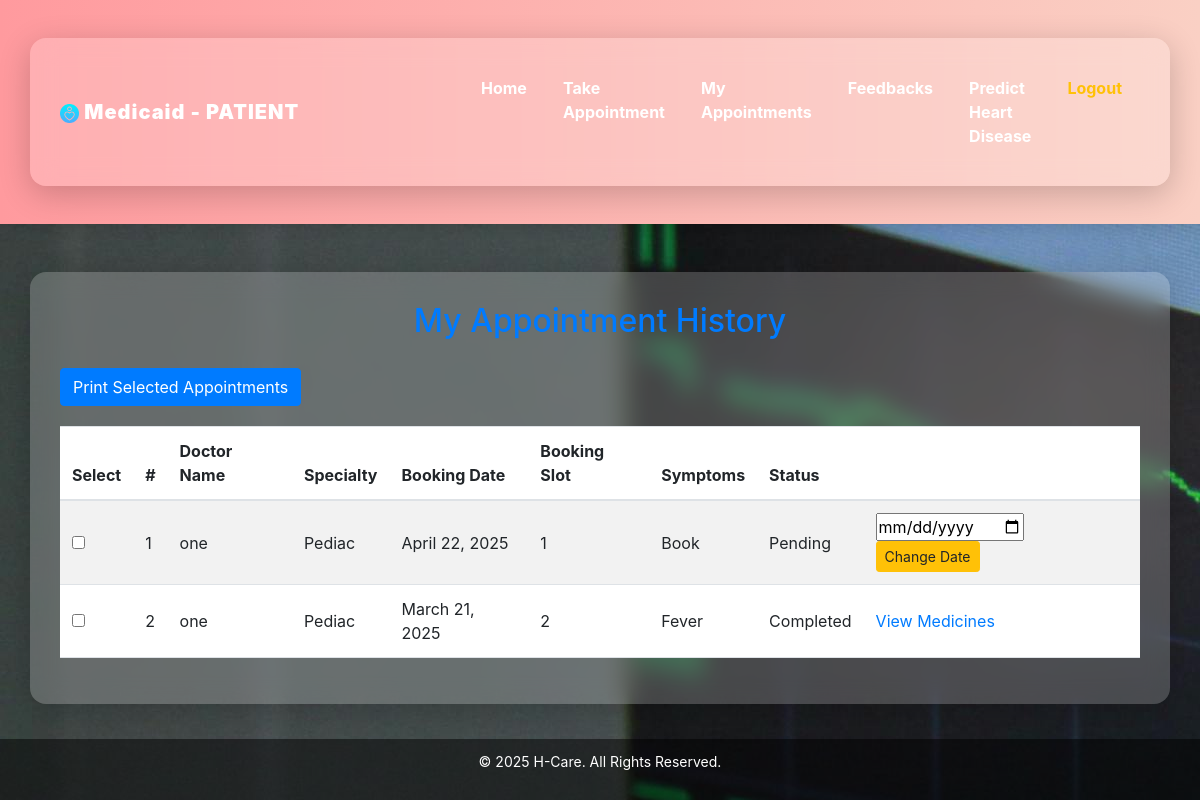
Page /MyAppoinment (signed in) on the committed database.
### Admin/models.py (models this page shows, shortened)
class DoctorBooking(models.Model):
    patient = models.ForeignKey(Patient, on_delete=models.CASCADE, related_name="bookings")
    doctor = models.ForeignKey(Doctor, on_delete=models.CASCADE, related_name="appointments")
    booking_date = models.DateField()
    booking_sloat = models.IntegerField()
    symptoms = models.TextField()
    status = models.CharField(max_length=20, choices=[
        ('Pending', 'Pending'),
        ('Confirmed', 'Confirmed'),
        ('Completed', 'Completed'),
        ('Cancelled', 'Cancelled')
    ], default='Pending')

class Doctor(models.Model):
    full_name = models.CharField(max_length=100)
    specialty = models.CharField(max_length=100)
    phone = models.CharField(max_length=15)
    address = models.TextField()
    available_days = models.CharField(max_length=100)  # E.g., "Mon, Wed, Fri"
    email=models.CharField(max_length=80,primary_key=True)
    password=models.CharField(max_length=18)

### Patient/views.py (the view)
# urls.py: path('MyAppoinment', v1.MyAppoinment, name='MyAppoinment'),
@csrf_exempt
def MyAppoinment(request):
    user=request.session['gmail']
    user=Patient.objects.get(email=user)
    doc=DoctorBooking.objects.filter(patient=user).order_by('-id')
    return render(request,"Patient/MyAppoinment.html",{"ob":doc})

### Templates/Patient/MyAppoinment.html (shortened to what this page needs)
{% extends "Patient/base.html" %}
{% block content %}
<head>
    <link rel="stylesheet" href="https://stackpath.bootstrapcdn.com/bootstrap/4.5.2/css/bootstrap.min.css">
</head>
<body>
    <div class="container mt-5">
        <h2 class="text-center">My Appointment History</h2>
        <button class="btn btn-primary print-button" onclick="printSelected()">Print Selected Appointments</button>
        <table class="table table-striped">
            <thead>
                <tr>
                    <th>Select</th>
                    <th>#</th>
                    <th>Doctor Name</th>
                    <th>Specialty</th>
                    <th>Booking Date</th>
                    <th>Booking Slot</th>
                    <th>Symptoms</th>
                    <th>Status</th>
                    <th></th>
                </tr>
            </thead>
            <tbody>
                {% if ob %}
                    {% for appointment in ob %}
                        <tr>
                            <td><input type="checkbox" class="appointment-checkbox"></td>
                            <td>{{ forloop.counter }}</td>
                            <td>{{ appointment.doctor.full_name }}</td>
                            <td>{{ appointment.doctor.specialty }}</td>
                            <td>{{ appointment.booking_date }}</td>
                            <td>{{ appointment.booking_sloat }}</td>
                            <td>{{ appointment.symptoms }}</td>
                            <td>{{ appointment.status }}</td>
                            <td>
                                {% if appointment.status == 'Completed' %}
                                    <a href="{% url "viewmore" appointment.id %}">View Medicines</a>
                                {% elif appointment.status == 'Pending' or appointment.status == 'Confirmed' %}
                                    <form method="post" action="{% url 'change_booking_date' appointment.id %}">
                                        <input type="date" name="new_date" required>
                                        <button type="submit" class="btn btn-sm btn-warning">Change Date</button>
                                    </form>
                                {% endif %}
                            </td>
                        </tr>
                    {% endfor %}
                {% else %}
                    <tr>
                        <td colspan="8" class="text-center">No appointments found.</td>
                    </tr>
                {% endif %}
            </tbody>
        </table>
    </div>
</body>
{% endblock content %}

### Templates/Patient/MyAppoinment.html (style rules this page uses)
body { background-color: #f8f9fa; }
.container { margin: 30px auto; background: rgba(255, 255, 255, 0.2); backdrop-filter: blur(12px); border-radius: 16px; padding: 30px; box-shadow: 0 8px 32px rgba(0, 0, 0, 0.2); }
h2 { color: #007bff; }
.table th, .table td { vertical-align: middle; }
.print-button { margin-top: 20px; margin-bottom: 20px; }

### rows in the picture
DoctorBooking: doctor.full_name "one", doctor.specialty "Pediac", booking_date "April 22, 2025", booking_sloat "1", symptoms "Book", status "Pending"
DoctorBooking: doctor.full_name "one", doctor.specialty "Pediac", booking_date "March 21, 2025", booking_sloat "2", symptoms "Fever", status "Completed", shows "View Medicines"
